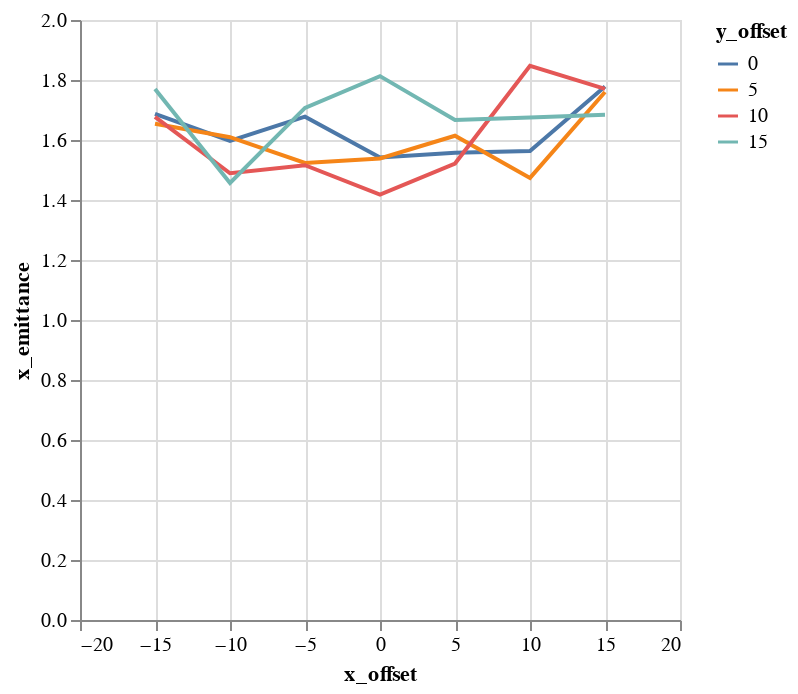

Notebook source saved alongside this figure:
### Markdown cell above
## Plots

### Code cell
alt.Chart(emit_df).mark_line().encode(
    color='y_offset:N',
    x='x_offset',
    y='x_emittance',
)

### Figure 1 — Vega-Lite specification as saved in the notebook (floating-point values rounded to 4 significant figures)
{"$schema": "https://vega.github.io/schema/vega-lite/v1.2.1.json", "data": {"values": [{"losses": 0, "relbeta": 0.002308, "sourceID": 16777222, "sourceName": "x_-15_y_0", "x_emittance": 1.687, "x_emittance_rel": 1.041, "x_norm_emittance": 0.003895, "x_offset": -15, "y_emittance": 1.571, "y_emittance_rel": 0.9995, "y_norm_emittance": 0.003628, "y_offset": 0}, {"losses": 0, "relbeta": 0.002308, "sourceID": 16777229, "sourceName": "x_-15_y_5", "x_emittance": 1.654, "x_emittance_rel": 1.038, "x_norm_emittance": 0.003818, "x_offset": -15, "y_emittance": 1.598, "y_emittance_rel": 1.003, "y_norm_emittance": 0.003689, "y_offset": 5}, {"losses": 0, "relbeta": 0.002308, "sourceID": 16777236, "sourceName": "x_-15_y_10", "x_emittance": 1.677, "x_emittance_rel": 1.037, "x_norm_emittance": 0.003872, "x_offset": -15, "y_emittance": 1.607, "y_emittance_rel": 1.006, "y_norm_emittance": 0.00371, "y_offset": 10}, {"losses": 0, "relbeta": 0.002308, "sourceID": 16777243, "sourceName": "x_-15_y_15", "x_emittance": 1.77, "x_emittance_rel": 1.059, "x_norm_emittance": 0.004087, "x_offset": -15, "y_emittance": 1.664, "y_emittance_rel": 1.001, "y_norm_emittance": 0.003841, "y_offset": 15}, {"losses": 0, "relbeta": 0.002308, "sourceID": 16777220, "sourceName": "x_-10_y_0", "x_emittance": 1.597, "x_emittance_rel": 1.003, "x_norm_emittance": 0.003686, "x_offset": -10, "y_emittance": 1.552, "y_emittance_rel": 0.9995, "y_norm_emittance": 0.003582, "y_offset": 0}, {"losses": 0, "relbeta": 0.002308, "sourceID": 16777227, "sourceName": "x_-10_y_5", "x_emittance": 1.609, "x_emittance_rel": 0.9978, "x_norm_emittance": 0.003715, "x_offset": -10, "y_emittance": 1.582, "y_emittance_rel": 1.001, "y_norm_emittance": 0.003651, "y_offset": 5}, {"losses": 0, "relbeta": 0.002308, "sourceID": 16777234, "sourceName": "x_-10_y_10", "x_emittance": 1.489, "x_emittance_rel": 1.002, "x_norm_emittance": 0.003438, "x_offset": -10, "y_emittance": 1.669, "y_emittance_rel": 1.002, "y_norm_emittance": 0.003852, "y_offset": 10}, {"losses": 0, "relbeta": 0.002308, "sourceID": 16777241, "sourceName": "x_-10_y_15", "x_emittance": 1.457, "x_emittance_rel": 1.005, "x_norm_emittance": 0.003363, "x_offset": -10, "y_emittance": 1.636, "y_emittance_rel": 1.001, "y_norm_emittance": 0.003777, "y_offset": 15}, {"losses": 0, "relbeta": 0.002308, "sourceID": 16777218, "sourceName": "x_-5_y_0", "x_emittance": 1.678, "x_emittance_rel": 1.001, "x_norm_emittance": 0.003873, "x_offset": -5, "y_emittance": 1.718, "y_emittance_rel": 1.0, "y_norm_emittance": 0.003966, "y_offset": 0}, {"losses": 0, "relbeta": 0.002308, "sourceID": 16777225, "sourceName": "x_-5_y_5", "x_emittance": 1.524, "x_emittance_rel": 1.0, "x_norm_emittance": 0.003517, "x_offset": -5, "y_emittance": 1.629, "y_emittance_rel": 1.002, "y_norm_emittance": 0.00376, "y_offset": 5}, {"losses": 0, "relbeta": 0.002308, "sourceID": 16777232, "sourceName": "x_-5_y_10", "x_emittance": 1.516, "x_emittance_rel": 1.003, "x_norm_emittance": 0.0035, "x_offset": -5, "y_emittance": 1.551, "y_emittance_rel": 1.004, "y_norm_emittance": 0.00358, "y_offset": 10}, {"losses": 0, "relbeta": 0.002308, "sourceID": 16777239, "sourceName": "x_-5_y_15", "x_emittance": 1.707, "x_emittance_rel": 1.009, "x_norm_emittance": 0.00394, "x_offset": -5, "y_emittance": 1.511, "y_emittance_rel": 1.004, "y_norm_emittance": 0.003488, "y_offset": 15}, {"losses": 0, "relbeta": 0.002308, "sourceID": 16777216, "sourceName": "x_0_y_0", "x_emittance": 1.542, "x_emittance_rel": 1.001, "x_norm_emittance": 0.003559, "x_offset": 0, "y_emittance": 1.537, "y_emittance_rel": 1.0, "y_norm_emittance": 0.003548, "y_offset": 0}, {"losses": 0, "relbeta": 0.002308, "sourceID": 16777223, "sourceName": "x_0_y_5", "x_emittance": 1.538, "x_emittance_rel": 0.9987, "x_norm_emittance": 0.003551, "x_offset": 0, "y_emittance": 1.542, "y_emittance_rel": 1.005, "y_norm_emittance": 0.00356, "y_offset": 5}, {"losses": 0, "relbeta": 0.002308, "sourceID": 16777230, "sourceName": "x_0_y_10", "x_emittance": 1.418, "x_emittance_rel": 1.011, "x_norm_emittance": 0.003273, "x_offset": 0, "y_emittance": 1.485, "y_emittance_rel": 1.006, "y_norm_emittance": 0.003428, "y_offset": 10}, {"losses": 0, "relbeta": 0.002308, "sourceID": 16777237, "sourceName": "x_0_y_15", "x_emittance": 1.813, "x_emittance_rel": 1.025, "x_norm_emittance": 0.004185, "x_offset": 0, "y_emittance": 1.654, "y_emittance_rel": 1.026, "y_norm_emittance": 0.003819, "y_offset": 15}, {"losses": 0, "relbeta": 0.002308, "sourceID": 16777217, "sourceName": "x_5_y_0", "x_emittance": 1.558, "x_emittance_rel": 1.005, "x_norm_emittance": 0.003596, "x_offset": 5, "y_emittance": 1.677, "y_emittance_rel": 1.002, "y_norm_emittance": 0.003871, "y_offset": 0}, {"losses": 0, "relbeta": 0.002308, "sourceID": 16777224, "sourceName": "x_5_y_5", "x_emittance": 1.614, "x_emittance_rel": 1.008, "x_norm_emittance": 0.003726, "x_offset": 5, "y_emittance": 1.477, "y_emittance_rel": 1.003, "y_norm_emittance": 0.00341, "y_offset": 5}, {"losses": 0, "relbeta": 0.002308, "sourceID": 16777231, "sourceName": "x_5_y_10", "x_emittance": 1.522, "x_emittance_rel": 1.04, "x_norm_emittance": 0.003512, "x_offset": 5, "y_emittance": 1.596, "y_emittance_rel": 1.001, "y_norm_emittance": 0.003684, "y_offset": 10}, {"losses": 0, "relbeta": 0.002308, "sourceID": 16777238, "sourceName": "x_5_y_15", "x_emittance": 1.667, "x_emittance_rel": 1.043, "x_norm_emittance": 0.003847, "x_offset": 5, "y_emittance": 1.599, "y_emittance_rel": 1.016, "y_norm_emittance": 0.003692, "y_offset": 15}, {"losses": 0, "relbeta": 0.002308, "sourceID": 16777219, "sourceName": "x_10_y_0", "x_emittance": 1.563, "x_emittance_rel": 1.029, "x_norm_emittance": 0.003608, "x_offset": 10, "y_emittance": 1.602, "y_emittance_rel": 1.002, "y_norm_emittance": 0.003698, "y_offset": 0}, {"losses": 0, "relbeta": 0.002308, "sourceID": 16777226, "sourceName": "x_10_y_5", "x_emittance": 1.474, "x_emittance_rel": 1.018, "x_norm_emittance": 0.003402, "x_offset": 10, "y_emittance": 1.498, "y_emittance_rel": 0.9946, "y_norm_emittance": 0.003459, "y_offset": 5}, {"losses": 0, "relbeta": 0.002308, "sourceID": 16777233, "sourceName": "x_10_y_10", "x_emittance": 1.847, "x_emittance_rel": 1.06, "x_norm_emittance": 0.004264, "x_offset": 10, "y_emittance": 1.637, "y_emittance_rel": 1.015, "y_norm_emittance": 0.003779, "y_offset": 10}, {"losses": 0, "relbeta": 0.002308, "sourceID": 16777240, "sourceName": "x_10_y_15", "x_emittance": 1.675, "x_emittance_rel": 1.065, "x_norm_emittance": 0.003866, "x_offset": 10, "y_emittance": 1.534, "y_emittance_rel": 1.015, "y_norm_emittance": 0.003541, "y_offset": 15}, {"losses": 0, "relbeta": 0.002308, "sourceID": 16777221, "sourceName": "x_15_y_0", "x_emittance": 1.778, "x_emittance_rel": 1.187, "x_norm_emittance": 0.004105, "x_offset": 15, "y_emittance": 1.581, "y_emittance_rel": 1.002, "y_norm_emittance": 0.003649, "y_offset": 0}, {"losses": 1, "relbeta": 0.002308, "sourceID": 16777228, "sourceName": "x_15_y_5", "x_emittance": 1.76, "x_emittance_rel": 1.12, "x_norm_emittance": 0.004063, "x_offset": 15, "y_emittance": 1.486, "y_emittance_rel": 1.0, "y_norm_emittance": 0.00343, "y_offset": 5}, {"losses": 0, "relbeta": 0.002308, "sourceID": 16777235, "sourceName": "x_15_y_10", "x_emittance": 1.77, "x_emittance_rel": 1.091, "x_norm_emittance": 0.004086, "x_offset": 15, "y_emittance": 1.631, "y_emittance_rel": 1.01, "y_norm_emittance": 0.003766, "y_offset": 10}, {"losses": 0, "relbeta": 0.002308, "sourceID": 16777242, "sourceName": "x_15_y_15", "x_emittance": 1.684, "x_emittance_rel": 1.112, "x_norm_emittance": 0.003887, "x_offset": 15, "y_emittance": 1.652, "y_emittance_rel": 1.041, "y_norm_emittance": 0.003813, "y_offset": 15}]}, "encoding": {"color": {"field": "y_offset", "type": "nominal"}, "x": {"field": "x_offset", "type": "quantitative"}, "y": {"field": "x_emittance", "type": "quantitative"}}, "mark": "line"}
